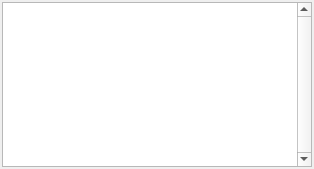
<?xml version="1.0" encoding="UTF-8"?>
<ui version="4.0">
 <class>VCLTextViewer</class>
 <widget class="QWidget" name="VCLTextViewer">
  <property name="geometry">
   <rect>
    <x>0</x>
    <y>0</y>
    <width>314</width>
    <height>169</height>
   </rect>
  </property>
  <property name="windowTitle">
   <string>Text Viewer</string>
  </property>
  <layout class="QVBoxLayout" name="verticalLayout">
   <property name="leftMargin">
    <number>0</number>
   </property>
   <property name="topMargin">
    <number>0</number>
   </property>
   <property name="rightMargin">
    <number>0</number>
   </property>
   <property name="bottomMargin">
    <number>0</number>
   </property>
   <item>
    <widget class="QFrame" name="mainFrame">
     <layout class="QHBoxLayout" name="horizontalLayout">
      <property name="spacing">
       <number>2</number>
      </property>
      <property name="leftMargin">
       <number>2</number>
      </property>
      <property name="topMargin">
       <number>2</number>
      </property>
      <property name="rightMargin">
       <number>2</number>
      </property>
      <property name="bottomMargin">
       <number>2</number>
      </property>
      <item>
       <widget class="QPlainTextEdit" name="plainTextEdit">
        <property name="verticalScrollBarPolicy">
         <enum>Qt::ScrollBarPolicy::ScrollBarAlwaysOn</enum>
        </property>
        <property name="readOnly">
         <bool>true</bool>
        </property>
       </widget>
      </item>
     </layout>
    </widget>
   </item>
  </layout>
 </widget>
 <resources/>
 <connections/>
</ui>
